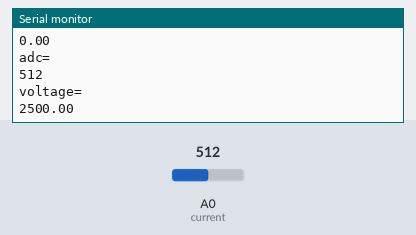
The sketch below on a simulated Arduino Uno, built with avr-gcc and run on an emulated ATmega328P. On the bench: the last lines printed to the serial monitor. The inputs (shaded band) are chosen by the test bench; at power-on: A0 (current) = 512.

Above: at 1.2 s.
1.3 s: A0 (current) set to 716
At 2.1 s:
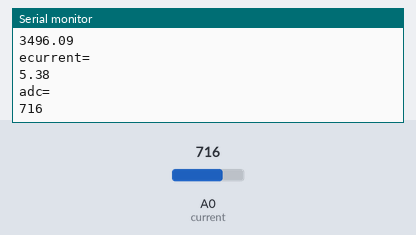
4.3 s: A0 (current) set to 900
At 5.2 s:
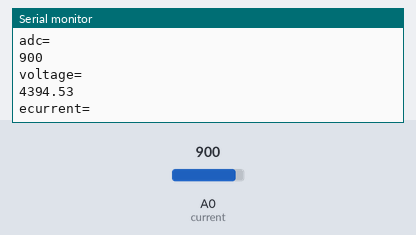
Timing chart, 0 to 7.3 s (numbered marks = the images above; inputs shaded):
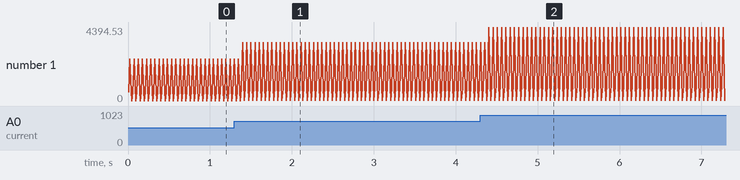

Measured:
- after the input at 1.3 s, the serial monitor: prints a new line after 0.08 s (image 1)
- after the input at 4.3 s, the serial monitor: prints a new line after 0.09 s (image 2)
- plotted number 1: 2500 → 716 after the input at 1.3 s, 716 → 4394.53 after the input at 4.3 s

The sketch:

sketch_may30a.ino
```cpp
int current = A0;
int senstivity = 185;
int adcvalue = 0;
int offsetvoltage = 2500;
double voltage = 0;
double ecurrent = 0;


void setup() {
  Serial.begin(9600);

}

void loop() {
  adcvalue = analogRead(current);
  voltage = (adcvalue / 1024.0) * 5000;
  ecurrent = ((voltage - offsetvoltage) / senstivity);
  Serial.println("adc=");
  Serial.println(adcvalue);
  Serial.println("\nvoltage=");
  Serial.println(voltage);
  Serial.println("\necurrent=");
  Serial.println(ecurrent);
}
```
